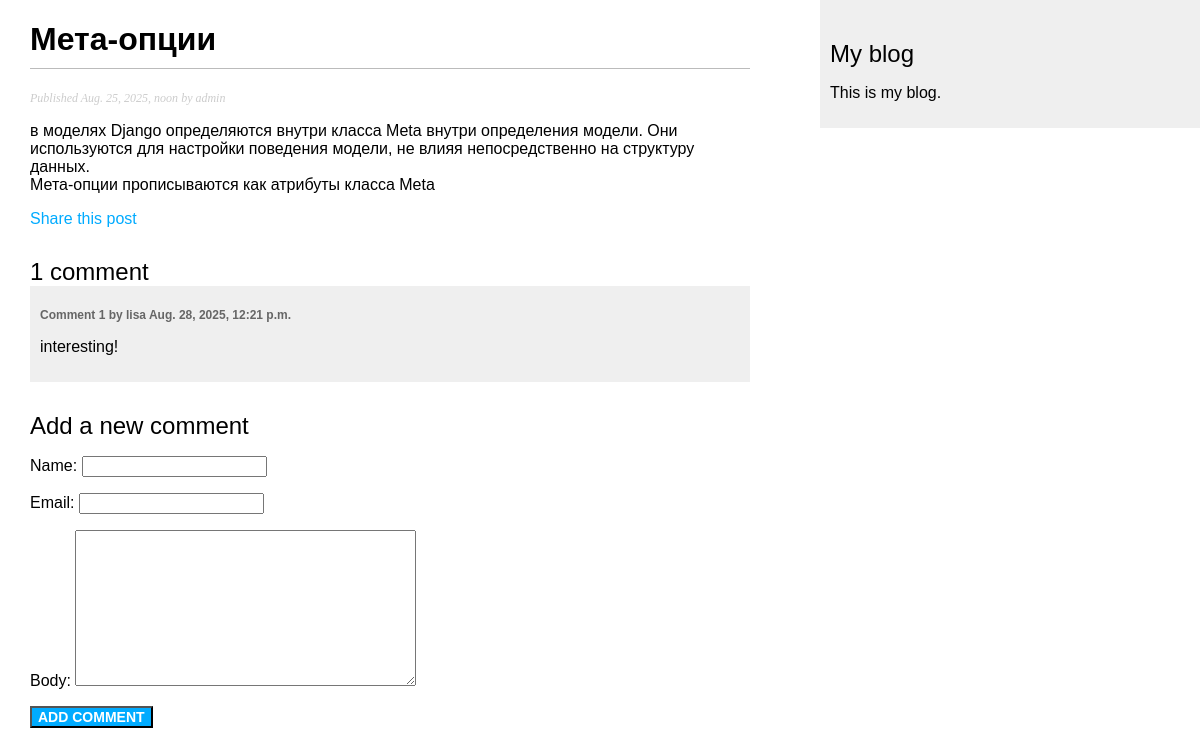
/blog/2025/8/25/meta-opcii/, run on the app's committed database.
### blog/models.py (models this page shows, shortened)
class Post(models.Model):
    class Status(models.TextChoices):
        DRAFT = 'DF', 'Draft'
        PUBLISHED = 'PB', 'Published'
    title = models.CharField(max_length=250)
    slug = models.SlugField(max_length=250, unique_for_date='publish')
    author = models.ForeignKey(User, on_delete=models.CASCADE, related_name='blog_posts')
    body = models.TextField()
    publish = models.DateTimeField(default=timezone.now)
    created = models.DateTimeField(auto_now_add=True)
    updated = models.DateTimeField(auto_now=True)
    status = models.CharField(max_length=2, choices=Status.choices, default=Status.DRAFT)
    objects = models.Manager()  #стандартный менеджер
    published = PublishedManager()  #менеджер для работы с опубликованными постами
    tags = TaggableManager()    #менеджер для работы с тегами
    class Meta:
        ordering = ['-publish']
        indexes = [
            models.Index(fields=['-publish']),
        ]

class Comment(models.Model):
    post = models.ForeignKey(Post,
                             on_delete=models.CASCADE,
                             related_name='comments')
    name = models.CharField(max_length=80)
    email = models.EmailField()
    body = models.TextField()
    created = models.DateTimeField(auto_now_add=True)
    updated = models.DateTimeField(auto_now=True)
    active = models.BooleanField(default=True)
    class Meta:
        ordering = ['created']
        indexes =[
            models.Index(fields=['created']),
        ]

### blog/views.py (the view)
def post_detail(request, year, month, day, post):
    post = get_object_or_404(Post,
                             status=Post.Status.PUBLISHED,
                             slug=post,
                             publish__year=year,
                             publish__month=month,
                             publish__day=day)
    comments = post.comments.filter(active=True)
    form = CommentForm()
    return render(request,
                  'blog/post/detail.html',
                  {'post': post,
                   'comments': comments,
                   'form': form})

### blog/forms.py
class CommentForm(forms.ModelForm):
    class Meta:
        model = Comment
        fields = ['name','email', 'body']

### templates/blog/post/detail.html (shortened to what this page needs)
{% extends "blog/base.html" %}
{% block content %}
<h1>{{ post.title }}</h1>
<p class="date">
    Published {{ post.publish }} by {{ post.author }}
</p>
{{ post.body|linebreaks }}
<p>
    <a href="{% url 'blog:post_share' post.id %}">
        Share this post
    </a>
</p>
{% with comments.count as total_comments %}
    <h2>
        {{ total_comments }} comment{{ total_comments|pluralize }}
    </h2>
{% endwith %}
{% for comment in comments %}
<div class="comment">
    <p class="info">
        Comment {{ forloop.counter }} by {{ comment.name }}
        {{ comment.created }}
    </p>
    {{ comment.body|linebreaks }}
</div>
{% empty %}
<p>There are no comments.</p>
{% endfor %}
{% include "blog/post/includes/comment_form.html" %}
{% endblock %}

### blog/static/css/blog.css (style rules this page uses)
body { margin : 0; padding: 0; font-family: helvatica, sans-serif; }
a { color: #00abff; text-decoration: none; }
h1 { font-weigth: normal; border-bottom: 1px solid #bbb; padding: 0 0 10px 0; }
h2 { font-weight: normal; margin: 30px 0 0; }
p.date { color: #ccc; font-family: georgia, serif; font-size: 12px; font-style: italic; }
.comment { padding: 10px; }
.comment:nth-child(even) { background: #efefef; }
.comment .info { font-weight: bold; font-size: 12px; color: #666; }

### data on the page
Post: title "Мета-опции", publish "Aug. 25, 2025, noon", author "admin", body "в моделях Django определяются внутри класса Meta внутри определения модели. Они используются для настройки поведения модели, не влияя непосредственно на структуру данных. Мета-опции прописываются как атрибуты класса Meta"
Comment: name "lisa", created "Aug. 28, 2025, 12:21 p.m.", body "interesting!"

### other printed values
{{ total_comments }} "1"
